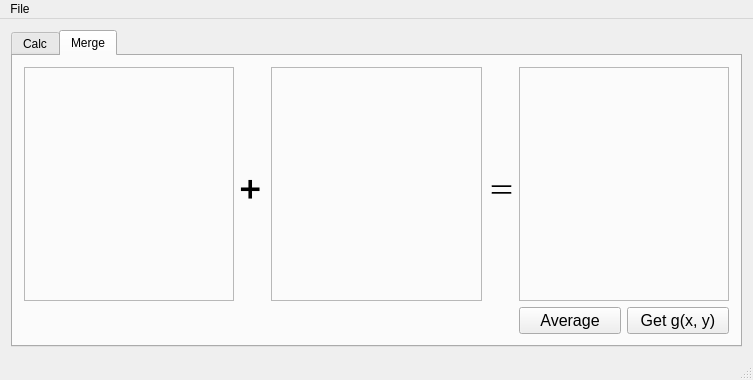
<?xml version="1.0" encoding="UTF-8"?>
<ui version="4.0">
 <class>MainWindow</class>
 <widget class="QMainWindow" name="MainWindow">
  <property name="geometry">
   <rect>
    <x>0</x>
    <y>0</y>
    <width>753</width>
    <height>380</height>
   </rect>
  </property>
  <property name="minimumSize">
   <size>
    <width>650</width>
    <height>350</height>
   </size>
  </property>
  <property name="windowTitle">
   <string>MainWindow</string>
  </property>
  <widget class="QWidget" name="centralWidget">
   <layout class="QVBoxLayout" name="verticalLayout_5">
    <item>
     <widget class="QTabWidget" name="tabWidget">
      <property name="sizePolicy">
       <sizepolicy hsizetype="Expanding" vsizetype="Expanding">
        <horstretch>0</horstretch>
        <verstretch>0</verstretch>
       </sizepolicy>
      </property>
      <property name="currentIndex">
       <number>1</number>
      </property>
      <widget class="QWidget" name="tab1">
       <attribute name="title">
        <string>Calc</string>
       </attribute>
       <layout class="QGridLayout" name="gridLayout_2">
        <item row="0" column="0">
         <layout class="QGridLayout" name="gridLayout">
          <item row="0" column="1">
           <widget class="QLabel" name="ImgLabel">
            <property name="sizePolicy">
             <sizepolicy hsizetype="Expanding" vsizetype="Preferred">
              <horstretch>0</horstretch>
              <verstretch>0</verstretch>
             </sizepolicy>
            </property>
            <property name="maximumSize">
             <size>
              <width>300</width>
              <height>300</height>
             </size>
            </property>
            <property name="text">
             <string/>
            </property>
           </widget>
          </item>
          <item row="0" column="2">
           <layout class="QHBoxLayout" name="histogram"/>
          </item>
         </layout>
        </item>
        <item row="1" column="0">
         <layout class="QHBoxLayout" name="CalcInterface">
          <property name="sizeConstraint">
           <enum>QLayout::SetDefaultConstraint</enum>
          </property>
          <item>
           <layout class="QHBoxLayout" name="addSubPanel">
            <item>
             <widget class="QPushButton" name="add">
              <property name="sizePolicy">
               <sizepolicy hsizetype="Minimum" vsizetype="Fixed">
                <horstretch>0</horstretch>
                <verstretch>0</verstretch>
               </sizepolicy>
              </property>
              <property name="font">
               <font>
                <pointsize>12</pointsize>
               </font>
              </property>
              <property name="text">
               <string>➕</string>
              </property>
             </widget>
            </item>
            <item>
             <widget class="QPushButton" name="substract">
              <property name="sizePolicy">
               <sizepolicy hsizetype="Minimum" vsizetype="Fixed">
                <horstretch>0</horstretch>
                <verstretch>0</verstretch>
               </sizepolicy>
              </property>
              <property name="font">
               <font>
                <pointsize>12</pointsize>
               </font>
              </property>
              <property name="text">
               <string>➖</string>
              </property>
             </widget>
            </item>
            <item>
             <widget class="QSpinBox" name="shiftValue">
              <property name="sizePolicy">
               <sizepolicy hsizetype="Minimum" vsizetype="Fixed">
                <horstretch>0</horstretch>
                <verstretch>0</verstretch>
               </sizepolicy>
              </property>
              <property name="minimumSize">
               <size>
                <width>0</width>
                <height>0</height>
               </size>
              </property>
              <property name="font">
               <font>
                <pointsize>12</pointsize>
               </font>
              </property>
              <property name="maximum">
               <number>32</number>
              </property>
             </widget>
            </item>
           </layout>
          </item>
          <item>
           <spacer name="HSpacer1">
            <property name="sizePolicy">
             <sizepolicy hsizetype="Expanding" vsizetype="Minimum">
              <horstretch>0</horstretch>
              <verstretch>0</verstretch>
             </sizepolicy>
            </property>
            <property name="orientation">
             <enum>Qt::Horizontal</enum>
            </property>
            <property name="sizeType">
             <enum>QSizePolicy::Expanding</enum>
            </property>
            <property name="sizeHint" stdset="0">
             <size>
              <width>5</width>
              <height>40</height>
             </size>
            </property>
           </spacer>
          </item>
          <item>
           <layout class="QHBoxLayout" name="mutiplyPanel">
            <item>
             <widget class="QPushButton" name="multiply">
              <property name="sizePolicy">
               <sizepolicy hsizetype="Minimum" vsizetype="Fixed">
                <horstretch>0</horstretch>
                <verstretch>0</verstretch>
               </sizepolicy>
              </property>
              <property name="font">
               <font>
                <pointsize>12</pointsize>
               </font>
              </property>
              <property name="text">
               <string>✖</string>
              </property>
             </widget>
            </item>
            <item>
             <widget class="QDoubleSpinBox" name="ratioValue">
              <property name="sizePolicy">
               <sizepolicy hsizetype="Minimum" vsizetype="Fixed">
                <horstretch>0</horstretch>
                <verstretch>0</verstretch>
               </sizepolicy>
              </property>
              <property name="font">
               <font>
                <pointsize>12</pointsize>
               </font>
              </property>
              <property name="maximum">
               <double>10.000000000000000</double>
              </property>
              <property name="singleStep">
               <double>0.500000000000000</double>
              </property>
              <property name="value">
               <double>1.000000000000000</double>
              </property>
             </widget>
            </item>
           </layout>
          </item>
          <item>
           <spacer name="HSpacer2">
            <property name="orientation">
             <enum>Qt::Horizontal</enum>
            </property>
            <property name="sizeHint" stdset="0">
             <size>
              <width>5</width>
              <height>20</height>
             </size>
            </property>
           </spacer>
          </item>
          <item>
           <widget class="QPushButton" name="reset">
            <property name="font">
             <font>
              <pointsize>12</pointsize>
             </font>
            </property>
            <property name="text">
             <string>Reset</string>
            </property>
           </widget>
          </item>
          <item>
           <spacer name="HSpacer3">
            <property name="orientation">
             <enum>Qt::Horizontal</enum>
            </property>
            <property name="sizeHint" stdset="0">
             <size>
              <width>60</width>
              <height>20</height>
             </size>
            </property>
           </spacer>
          </item>
         </layout>
        </item>
       </layout>
      </widget>
      <widget class="QWidget" name="tab2">
       <attribute name="title">
        <string>Merge</string>
       </attribute>
       <layout class="QGridLayout" name="gridLayout_4">
        <item row="0" column="0">
         <layout class="QGridLayout" name="MergeInterface">
          <item row="4" column="5">
           <layout class="QHBoxLayout" name="horizontalLayout">
            <item>
             <widget class="QPushButton" name="average">
              <property name="font">
               <font>
                <pointsize>12</pointsize>
               </font>
              </property>
              <property name="text">
               <string>Average</string>
              </property>
             </widget>
            </item>
            <item>
             <widget class="QPushButton" name="getG">
              <property name="font">
               <font>
                <pointsize>12</pointsize>
               </font>
              </property>
              <property name="text">
               <string>Get g(x, y)</string>
              </property>
             </widget>
            </item>
           </layout>
          </item>
          <item row="0" column="3" rowspan="4">
           <widget class="QFrame" name="frame2">
            <property name="frameShape">
             <enum>QFrame::StyledPanel</enum>
            </property>
            <property name="frameShadow">
             <enum>QFrame::Raised</enum>
            </property>
            <layout class="QGridLayout" name="gridLayout_5">
             <item row="0" column="0">
              <widget class="QLabel" name="RightImgLabel">
               <property name="sizePolicy">
                <sizepolicy hsizetype="Expanding" vsizetype="Expanding">
                 <horstretch>0</horstretch>
                 <verstretch>0</verstretch>
                </sizepolicy>
               </property>
               <property name="maximumSize">
                <size>
                 <width>200</width>
                 <height>200</height>
                </size>
               </property>
               <property name="text">
                <string/>
               </property>
              </widget>
             </item>
            </layout>
           </widget>
          </item>
          <item row="0" column="1" rowspan="4">
           <widget class="QFrame" name="frame">
            <property name="sizePolicy">
             <sizepolicy hsizetype="Expanding" vsizetype="Expanding">
              <horstretch>0</horstretch>
              <verstretch>0</verstretch>
             </sizepolicy>
            </property>
            <property name="frameShape">
             <enum>QFrame::StyledPanel</enum>
            </property>
            <property name="frameShadow">
             <enum>QFrame::Raised</enum>
            </property>
            <layout class="QGridLayout" name="gridLayout_3">
             <item row="0" column="0">
              <widget class="QLabel" name="LeftImgLabel">
               <property name="sizePolicy">
                <sizepolicy hsizetype="Expanding" vsizetype="Expanding">
                 <horstretch>0</horstretch>
                 <verstretch>0</verstretch>
                </sizepolicy>
               </property>
               <property name="maximumSize">
                <size>
                 <width>200</width>
                 <height>200</height>
                </size>
               </property>
               <property name="text">
                <string/>
               </property>
              </widget>
             </item>
            </layout>
           </widget>
          </item>
          <item row="0" column="5" rowspan="4">
           <widget class="QFrame" name="frame3">
            <property name="frameShape">
             <enum>QFrame::StyledPanel</enum>
            </property>
            <property name="frameShadow">
             <enum>QFrame::Raised</enum>
            </property>
            <layout class="QGridLayout" name="gridLayout_6">
             <item row="0" column="0">
              <widget class="QLabel" name="ResultImgLabel">
               <property name="sizePolicy">
                <sizepolicy hsizetype="Expanding" vsizetype="Expanding">
                 <horstretch>0</horstretch>
                 <verstretch>0</verstretch>
                </sizepolicy>
               </property>
               <property name="maximumSize">
                <size>
                 <width>200</width>
                 <height>200</height>
                </size>
               </property>
               <property name="text">
                <string/>
               </property>
              </widget>
             </item>
            </layout>
           </widget>
          </item>
          <item row="1" column="2">
           <widget class="QLabel" name="label">
            <property name="minimumSize">
             <size>
              <width>25</width>
              <height>80</height>
             </size>
            </property>
            <property name="maximumSize">
             <size>
              <width>20</width>
              <height>20</height>
             </size>
            </property>
            <property name="font">
             <font>
              <pointsize>20</pointsize>
             </font>
            </property>
            <property name="text">
             <string>➕</string>
            </property>
           </widget>
          </item>
          <item row="1" column="4">
           <widget class="QLabel" name="label_2">
            <property name="sizePolicy">
             <sizepolicy hsizetype="Preferred" vsizetype="Preferred">
              <horstretch>0</horstretch>
              <verstretch>0</verstretch>
             </sizepolicy>
            </property>
            <property name="minimumSize">
             <size>
              <width>25</width>
              <height>80</height>
             </size>
            </property>
            <property name="maximumSize">
             <size>
              <width>20</width>
              <height>20</height>
             </size>
            </property>
            <property name="font">
             <font>
              <pointsize>20</pointsize>
             </font>
            </property>
            <property name="text">
             <string>＝</string>
            </property>
           </widget>
          </item>
         </layout>
        </item>
       </layout>
      </widget>
     </widget>
    </item>
   </layout>
  </widget>
  <widget class="QMenuBar" name="menuBar">
   <property name="geometry">
    <rect>
     <x>0</x>
     <y>0</y>
     <width>753</width>
     <height>18</height>
    </rect>
   </property>
   <widget class="QMenu" name="menuFile">
    <property name="title">
     <string>File</string>
    </property>
    <addaction name="actionOpen"/>
    <addaction name="actionSave"/>
    <addaction name="separator"/>
    <addaction name="actionLImg"/>
    <addaction name="actionRImg"/>
    <addaction name="separator"/>
    <addaction name="actionExit"/>
   </widget>
   <addaction name="menuFile"/>
  </widget>
  <widget class="QStatusBar" name="statusBar"/>
  <action name="actionOpen">
   <property name="text">
    <string>Open</string>
   </property>
   <property name="shortcut">
    <string>Ctrl+O</string>
   </property>
  </action>
  <action name="actionExit">
   <property name="text">
    <string>Exit</string>
   </property>
   <property name="shortcut">
    <string>Ctrl+Q</string>
   </property>
  </action>
  <action name="actionLImg">
   <property name="enabled">
    <bool>false</bool>
   </property>
   <property name="text">
    <string>Open Left Image</string>
   </property>
   <property name="shortcut">
    <string>Ctrl+L</string>
   </property>
  </action>
  <action name="actionRImg">
   <property name="enabled">
    <bool>false</bool>
   </property>
   <property name="text">
    <string>Open Right Image</string>
   </property>
   <property name="shortcut">
    <string>Ctrl+R</string>
   </property>
  </action>
  <action name="actionSave">
   <property name="enabled">
    <bool>true</bool>
   </property>
   <property name="text">
    <string>Save Image</string>
   </property>
   <property name="shortcut">
    <string>Ctrl+S</string>
   </property>
  </action>
 </widget>
 <layoutdefault spacing="6" margin="11"/>
 <resources/>
 <connections/>
</ui>
